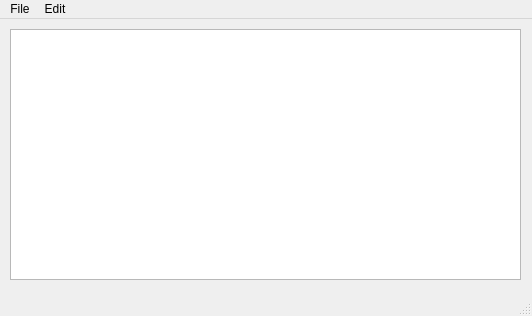
<?xml version="1.0" encoding="UTF-8"?>
<ui version="4.0">
 <class>MainWindow</class>
 <widget class="QMainWindow" name="MainWindow">
  <property name="geometry">
   <rect>
    <x>0</x>
    <y>0</y>
    <width>532</width>
    <height>316</height>
   </rect>
  </property>
  <property name="windowTitle">
   <string>MainWindow</string>
  </property>
  <widget class="QWidget" name="centralwidget">
   <widget class="QWidget" name="verticalLayoutWidget">
    <property name="geometry">
     <rect>
      <x>10</x>
      <y>10</y>
      <width>511</width>
      <height>251</height>
     </rect>
    </property>
    <layout class="QVBoxLayout" name="verticalLayout">
     <item>
      <widget class="QPlainTextEdit" name="plainTextEdit"/>
     </item>
    </layout>
   </widget>
  </widget>
  <widget class="QMenuBar" name="menubar">
   <property name="geometry">
    <rect>
     <x>0</x>
     <y>0</y>
     <width>532</width>
     <height>17</height>
    </rect>
   </property>
   <widget class="QMenu" name="menuFile">
    <property name="title">
     <string>File</string>
    </property>
    <addaction name="actionNew"/>
    <addaction name="actionOpen"/>
    <addaction name="actionSave"/>
    <addaction name="actionSave_as"/>
    <addaction name="actionExit"/>
    <addaction name="actionPrint"/>
   </widget>
   <widget class="QMenu" name="menuEdit">
    <property name="title">
     <string>Edit</string>
    </property>
    <addaction name="actionCoopy"/>
    <addaction name="actionPaste"/>
    <addaction name="actionCut"/>
    <addaction name="actionUndo"/>
    <addaction name="actionRedo"/>
   </widget>
   <addaction name="menuFile"/>
   <addaction name="menuEdit"/>
  </widget>
  <widget class="QStatusBar" name="statusbar"/>
  <action name="actionNew">
   <property name="text">
    <string>New</string>
   </property>
  </action>
  <action name="actionOpen">
   <property name="text">
    <string>Open</string>
   </property>
  </action>
  <action name="actionSave_as">
   <property name="text">
    <string>Save as</string>
   </property>
  </action>
  <action name="actionExit">
   <property name="text">
    <string>Exit</string>
   </property>
  </action>
  <action name="actionPrint">
   <property name="text">
    <string>Print</string>
   </property>
  </action>
  <action name="actionCoopy">
   <property name="text">
    <string>Copy</string>
   </property>
  </action>
  <action name="actionPaste">
   <property name="text">
    <string>Paste</string>
   </property>
  </action>
  <action name="actionCut">
   <property name="text">
    <string>Cut</string>
   </property>
  </action>
  <action name="actionUndo">
   <property name="text">
    <string>Undo</string>
   </property>
  </action>
  <action name="actionRedo">
   <property name="text">
    <string>Redo</string>
   </property>
  </action>
  <action name="actionSave">
   <property name="text">
    <string>Save</string>
   </property>
  </action>
 </widget>
 <resources/>
 <connections/>
</ui>
